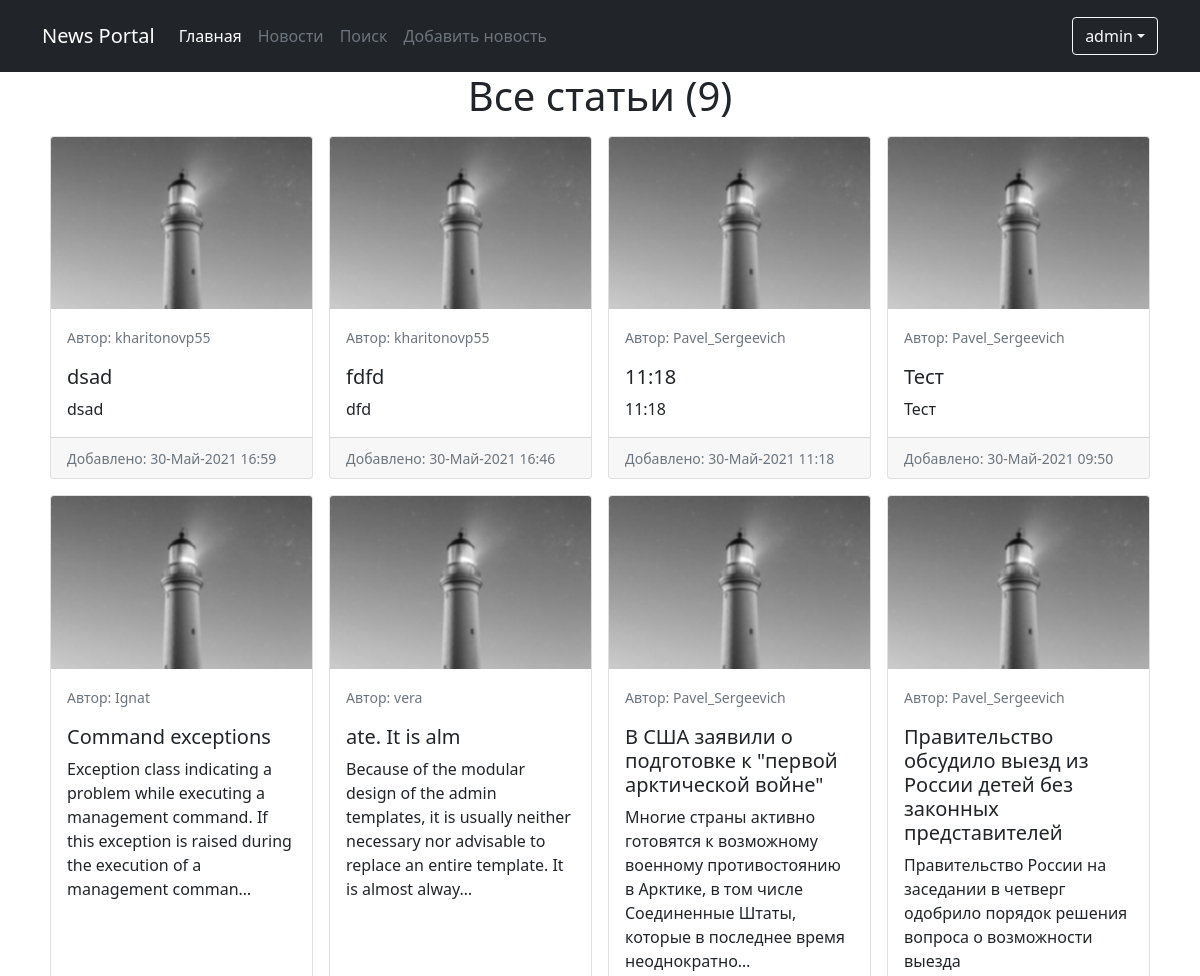
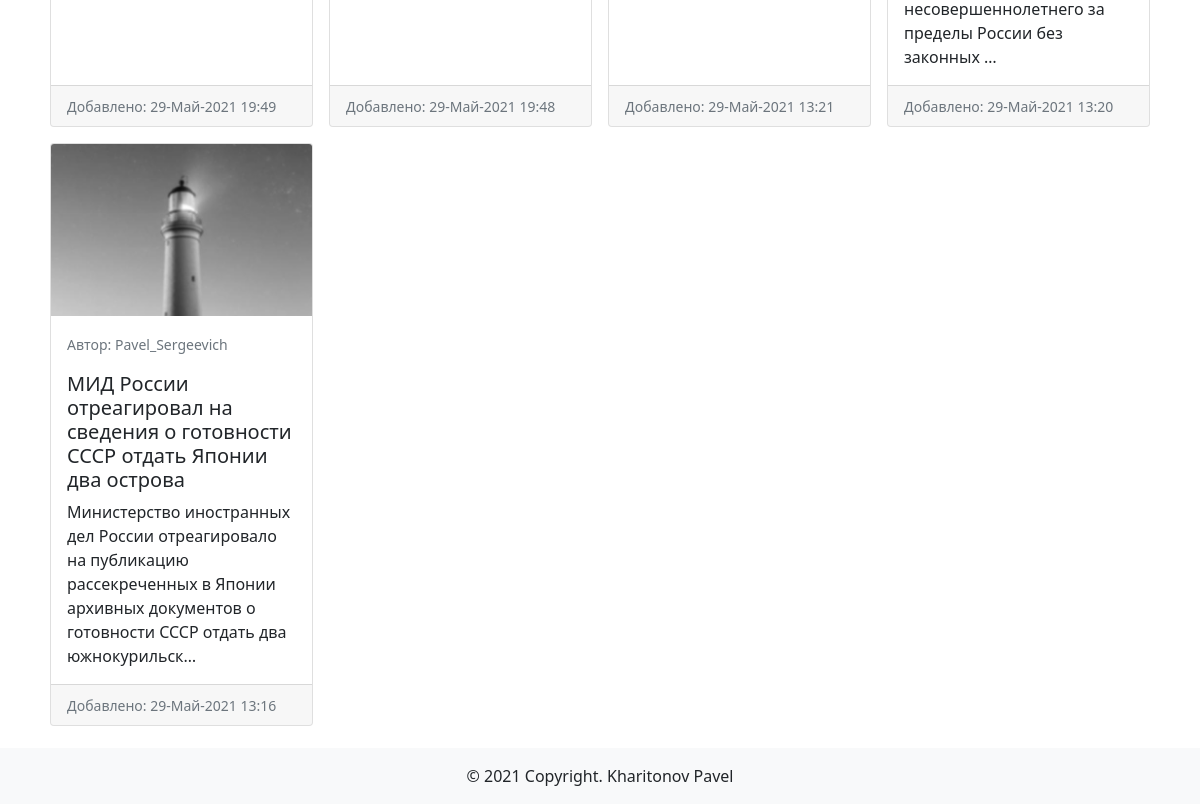
The app's page / (signed in) with its own data (2 pictures, top to bottom).
### news/models.py (models this page shows, shortened)
class Post(models.Model):
    ARTICLE = 'AR'
    NEWS = 'NS'
    POST_CHOICES = (
        (ARTICLE, 'Статья'),
        (NEWS, 'Новость'),
    )
    author = models.ForeignKey(Author, on_delete=models.CASCADE, verbose_name='Имя автора')
    type_post = models.CharField(max_length=2, choices=POST_CHOICES,
                                 default=ARTICLE, verbose_name='Тип')
    created_at = models.DateTimeField(auto_now_add=True, verbose_name='Дата создания')
    category = models.ManyToManyField(Category, through='PostCategory', verbose_name='Категория')
    title = models.CharField(max_length=255, verbose_name='Заголовок')
    content = models.TextField(verbose_name='Контент')
    rating = models.IntegerField(default=0, verbose_name='Рейтинг')
    def get_absolute_url(self):
        return f'/news/{self.id}'
    class Meta:
        verbose_name = 'Новость'
        verbose_name_plural = 'Новости'

class Author(models.Model):
    user = models.OneToOneField(User, on_delete=models.CASCADE, verbose_name='Имя')
    rating = models.IntegerField(default=0, verbose_name='Рейтинг')
    def __str__(self):
        return f'{self.user}'
    class Meta:
        verbose_name = 'Автор'
        verbose_name_plural = 'Авторы'

### news/views.py (the view)
# urls.py: path('', HomeView.as_view(), name='home'),
class HomeView(ListView):
    model = Post
    template_name = 'news/posts.html'
    context_object_name = 'posts'
    ordering = ['-created_at']
    def get_context_data(self, **kwargs):
        context = super().get_context_data(**kwargs)
        context['count_post'] = Post.objects.all().count()
        context['is_not_author'] = not self.request.user.groups.filter(name='authors').exists()
        return context

### news/templatetags/custom_tags.py (called while the page is built)
@register.filter(name='censor')
def censor(value):
    words = ['дурак', 'сука']
    for word in words:
        if word in value:
            value = value.replace(word, '***')
    return str(value)

### news/templates/news/posts.html (shortened to what this page needs)
{% extends 'default.html' %}
{% block content %}
<h1 class="text-center">Все статьи ({{ count_post }})</h1>
  {% if posts %}
<div class="card-group text-left">
  {% for post in posts %}
  {% block card %}
    {% include 'news/inc/_card.html' %}
  {% endblock card%}
  {% endfor %}
</div>
  {% else %}
    <div class="alert alert-primary" role="alert">
      Пока еще нет ни одной новости
    </div>
  {% endif %}
{% endblock content %}

### templates/default.html (shortened to what this page needs)
{% load static %}
<!doctype html>
<html lang="ru">
  <head>
      <link href="{% static 'css/bootstrap.min.css' %}" rel="stylesheet">
  </head>
  <body>
  <header class="p-3 bg-dark text-white">
    <div class="container">
      <div class="d-flex flex-wrap align-items-center justify-content-center justify-content-lg-start">
        <a href="/" class="navbar-brand d-flex align-items-center mb-2 mb-lg-0 text-white text-decoration-none">
          News Portal
        </a>
        {% with request.resolver_match.url_name as url_name %}
        <ul class="nav col-12 col-lg-auto me-lg-auto mb-2 justify-content-center mb-md-0">
          <li><a href="{% url 'home' %}" class="nav-link px-2 {% if url_name == 'home' %}text-white{% else %}text-secondary{% endif %}">Главная</a></li>
          <li><a href="{% url 'news' %}" class="nav-link px-2 {% if url_name == 'news' %}text-white{% else %}text-secondary{% endif %}">Новости</a></li>
          <li><a href="{% url 'post_search' %}" class="nav-link px-2 {% if url_name == 'post_search' %}text-white{% else %}text-secondary{% endif %}">Поиск</a></li>
          <li><a href="{% url 'post_add' %}" class="nav-link px-2 {% if url_name == 'post_add' %}text-white{% else %}text-secondary{% endif %}">Добавить новость</a></li>
        </ul>
        {% endwith %}
        {% if request.user.is_authenticated %}
        <div class="text-end">
          <a class="btn btn-outline-light dropdown-toggle" data-bs-toggle="dropdown" href="#" role="button" aria-expanded="false">{{ request.user.username }}</a>
        </div>
          {% else %}
        <div class="text-end">
          <a href="{% url 'account_login' %}" class="btn btn-outline-light me-2">Авторизация</a>
          <a href="{% url 'account_signup' %}" class="btn btn-warning">Регистрация</a>
        </div>
        {% endif %}
      </div>
    </div>
  </header>
  <main class="container" style="margin-bottom: 70px;">
    {% block content %}
    {% endblock content %}
  </main>
  <footer class="bg-light fixed-bottom">
    <div class="text-center py-3">© 2021 Copyright.
      <span>Kharitonov Pavel</span>
    </div>
  </footer>
  </body>
</html>

### news/templates/news/inc/_card.html
{% load custom_tags %}
  <div class="col-12 col-md-6 col-lg-4 col-xl-3 p-2">
    <div class="card h-100" >
      <img src="/media/photo.jpg" class="card-img-top" alt="{{ post.title|censor }}">
      <div class="card-body">
        <p class="card-text"><small class="text-muted">Автор: {{ post.author }}</small></p>
        <h5 class="card-title"><a href="{{ post.get_absolute_url }}" class="text-dark text-decoration-none stretched-link">{{ post.title|censor }}</a></h5>
        <p class="card-text">{{ post.content|censor|truncatechars:150 }}</p>
      </div>
      <div class="card-footer">
        <small class="text-muted">Добавлено: {{ post.created_at|date:'d-M-Y H:i'  }}</small>
      </div>
    </div>
  </div>

### news/templates/news/posts.html (style rules this page uses)
.card { transition: .1s; }

### records on screen
Post: author "kharitonovp55", title|censor "dsad", content|censor "dsad", created_at "30-Май-2021 16:59"
Post: author "kharitonovp55", title|censor "fdfd", content|censor "dfd", created_at "30-Май-2021 16:46"
Post: author "Pavel_Sergeevich", title|censor "11:18", content|censor "11:18", created_at "30-Май-2021 11:18"
Post: author "Pavel_Sergeevich", title|censor "Тест", content|censor "Тест", created_at "30-Май-2021 09:50"
Post: author "Ignat", title|censor "Command exceptions", content|censor "Exception class indicating a problem while executing a management command. If this exception is raised during the execution of a management comman…", created_at "29-Май-2021 19:49"
Post: author "vera", title|censor "ate. It is alm", content|censor "Because of the modular design of the admin templates, it is usually neither necessary nor advisable to replace an entire template. It is almost alway…", created_at "29-Май-2021 19:48"
Post: author "Pavel_Sergeevich", title|censor "В США заявили о подготовке к \"первой арктической войне\"", content|censor "Многие страны активно готовятся к возможному военному противостоянию в Арктике, в том числе Соединенные Штаты, которые в последнее время неоднократно…", created_at "29-Май-2021 13:21"
Post: author "Pavel_Sergeevich", title|censor "Правительство обсудило выезд из России детей без законных представителей", content|censor "Правительство России на заседании в четверг одобрило порядок решения вопроса о возможности выезда несовершеннолетнего за пределы России без законных …", created_at "29-Май-2021 13:20"
Post: author "Pavel_Sergeevich", title|censor "МИД России отреагировал на сведения о готовности СССР отдать Японии два острова", content|censor "Министерство иностранных дел России отреагировало на публикацию рассекреченных в Японии архивных документов о готовности СССР отдать два южнокурильск…", created_at "29-Май-2021 13:16"

### other values on screen
{{ request.user.username }} "admin"
{{ count_post }} "9"
